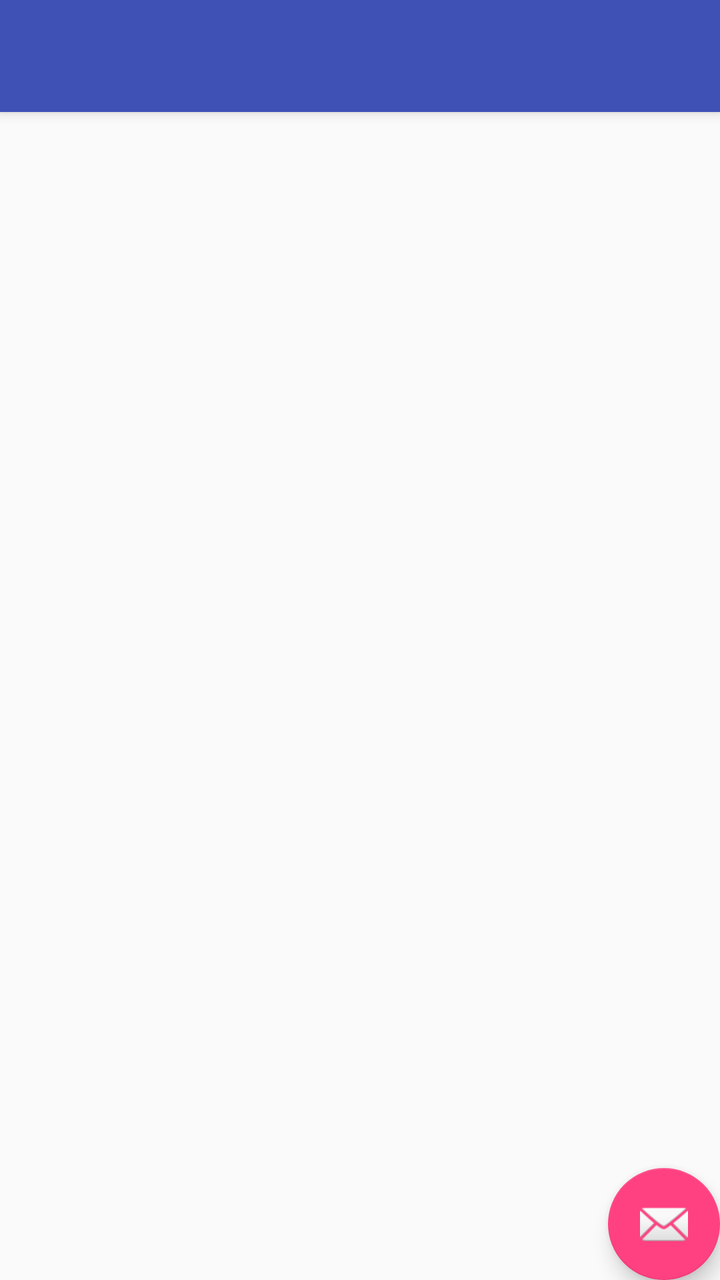
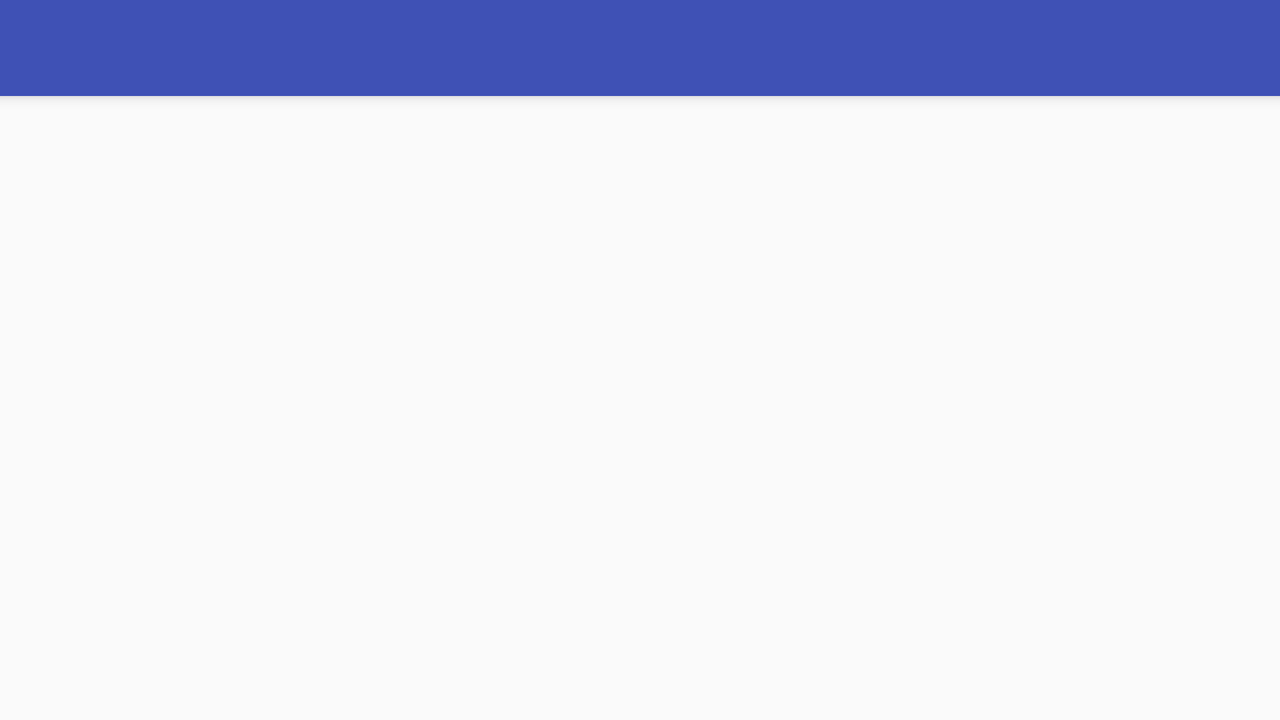

One screen, two layout resources from the same app: the default and the repository's alternative for another configuration. Each is rendered where Android would select it; the XML of both is given below.
<!-- AndroidManifest.xml: activity theme AppTheme.NoActionBar -->
<!-- res/layout/activity_recipe_details.xml -->
<?xml version="1.0" encoding="utf-8"?>
<android.support.design.widget.CoordinatorLayout xmlns:android="http://schemas.android.com/apk/res/android"
    xmlns:app="http://schemas.android.com/apk/res-auto"
    xmlns:tools="http://schemas.android.com/tools"
    android:layout_width="match_parent"
    android:layout_height="match_parent"
    tools:context=".RecipeDetailsActivity">

    <android.support.design.widget.AppBarLayout
        android:layout_width="match_parent"
        android:layout_height="wrap_content"
        android:theme="@style/AppTheme.NoActionBar.AppBarOverlay">

        <android.support.v7.widget.Toolbar
            android:id="@+id/toolbar"
            android:layout_width="match_parent"
            android:layout_height="?attr/actionBarSize"
            android:background="?attr/colorPrimary"
            app:popupTheme="@style/AppTheme.NoActionBar.PopupOverlay" />

    </android.support.design.widget.AppBarLayout>

    <include layout="@layout/content_recipe_details" />

    <android.support.design.widget.FloatingActionButton
        android:id="@+id/fab"
        android:layout_width="wrap_content"
        android:layout_height="wrap_content"
        android:layout_gravity="bottom|end"
        android:layout_margin="@dimen/fab_margin"
        app:srcCompat="@android:drawable/ic_dialog_email" />

</android.support.design.widget.CoordinatorLayout>
<!-- res/layout/content_recipe_details.xml (included above) -->
<?xml version="1.0" encoding="utf-8"?>
<FrameLayout xmlns:android="http://schemas.android.com/apk/res/android"
    xmlns:app="http://schemas.android.com/apk/res-auto"
    xmlns:tools="http://schemas.android.com/tools"
    android:id="@+id/frameLayout_fragment_container"
    android:layout_width="match_parent"
    android:layout_height="match_parent"
    tools:showIn="@layout/activity_recipe_details"
    app:layout_behavior="@string/appbar_scrolling_view_behavior" />
<!-- resources referenced by this layout -->
<resources>
  <style name="AppTheme.NoActionBar.AppBarOverlay" parent="ThemeOverlay.AppCompat.Dark.ActionBar" />
  <style name="AppTheme.NoActionBar.PopupOverlay" parent="ThemeOverlay.AppCompat.Light" />
  <style name="AppTheme.NoActionBar">
          <item name="windowActionBar">false</item>
          <item name="windowNoTitle">true</item>
      </style>
</resources>
<!-- res/layout-land/activity_recipe_details.xml (the repository's variant of the layout above) -->
<!-- drawn on the phone turned sideways -->
<?xml version="1.0" encoding="utf-8"?>
<android.support.design.widget.CoordinatorLayout xmlns:android="http://schemas.android.com/apk/res/android"
    xmlns:app="http://schemas.android.com/apk/res-auto"
    xmlns:tools="http://schemas.android.com/tools"
    android:layout_width="match_parent"
    android:layout_height="match_parent"
    tools:context=".RecipeDetailsActivity">

    <android.support.design.widget.AppBarLayout
        android:layout_width="match_parent"
        android:layout_height="wrap_content"
        android:theme="@style/AppTheme.NoActionBar.AppBarOverlay">

        <android.support.v7.widget.Toolbar
            android:id="@+id/toolbar"
            android:layout_width="match_parent"
            android:layout_height="?attr/actionBarSize"
            android:background="?attr/colorPrimary"
            app:popupTheme="@style/AppTheme.NoActionBar.PopupOverlay" />

    </android.support.design.widget.AppBarLayout>

    <include layout="@layout/content_recipe_details" />

</android.support.design.widget.CoordinatorLayout>
<!-- res/layout/activity_recipe_details.xml (included above) -->
<?xml version="1.0" encoding="utf-8"?>
<android.support.design.widget.CoordinatorLayout xmlns:android="http://schemas.android.com/apk/res/android"
    xmlns:app="http://schemas.android.com/apk/res-auto"
    xmlns:tools="http://schemas.android.com/tools"
    android:layout_width="match_parent"
    android:layout_height="match_parent"
    tools:context=".RecipeDetailsActivity">

    <android.support.design.widget.AppBarLayout
        android:layout_width="match_parent"
        android:layout_height="wrap_content"
        android:theme="@style/AppTheme.NoActionBar.AppBarOverlay">

        <android.support.v7.widget.Toolbar
            android:id="@+id/toolbar"
            android:layout_width="match_parent"
            android:layout_height="?attr/actionBarSize"
            android:background="?attr/colorPrimary"
            app:popupTheme="@style/AppTheme.NoActionBar.PopupOverlay" />

    </android.support.design.widget.AppBarLayout>

    <include layout="@layout/content_recipe_details" />

    <android.support.design.widget.FloatingActionButton
        android:id="@+id/fab"
        android:layout_width="wrap_content"
        android:layout_height="wrap_content"
        android:layout_gravity="bottom|end"
        android:layout_margin="@dimen/fab_margin"
        app:srcCompat="@android:drawable/ic_dialog_email" />

</android.support.design.widget.CoordinatorLayout>
